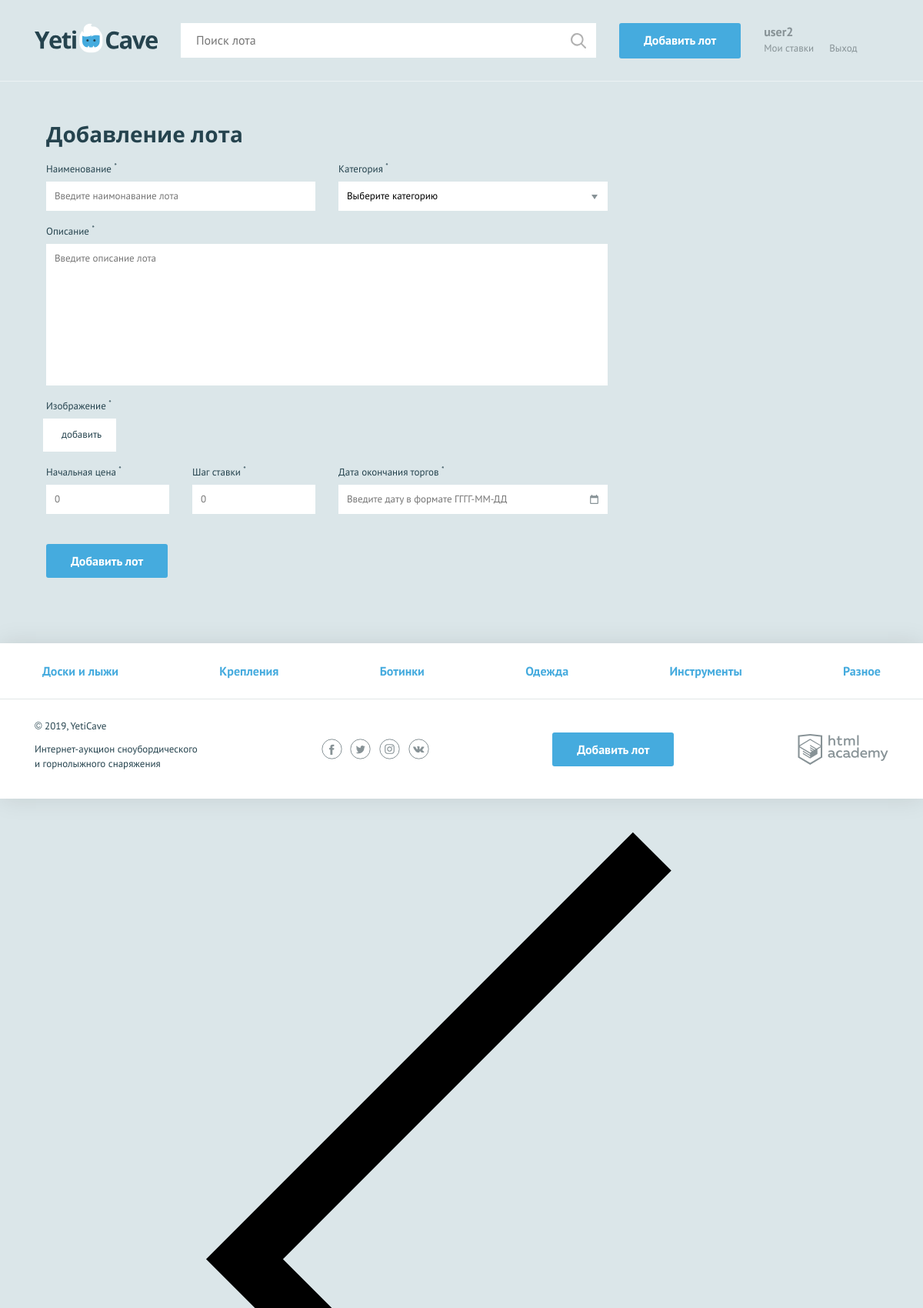
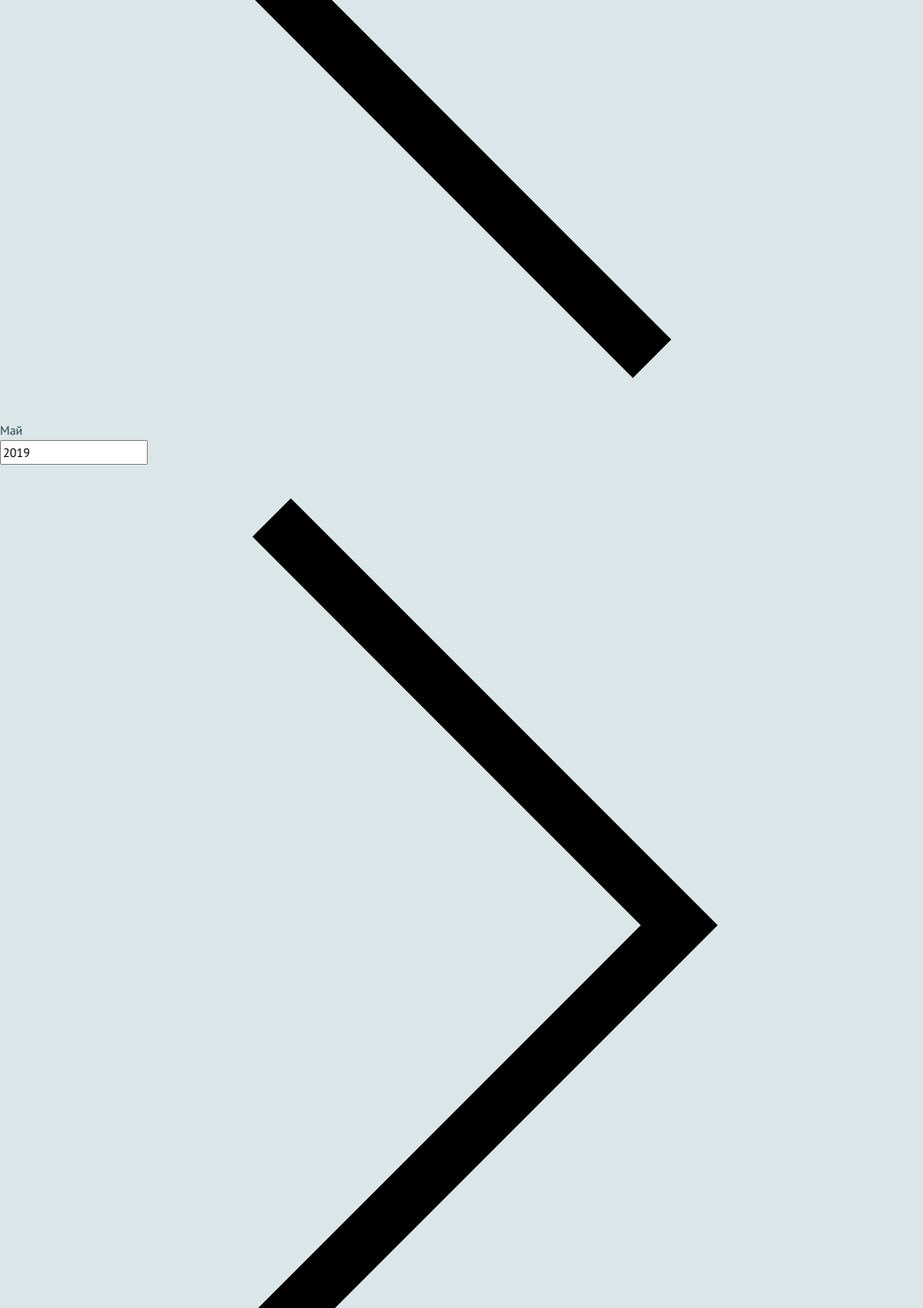
/add_lot.php (signed in, upper part), run on the app's committed database (2 pictures, top to bottom).
### tables this page shows
CREATE TABLE categories (
id INT AUTO_INCREMENT PRIMARY KEY,
name char(128),
symbol_code char(128)
);

### helpers.php (called while the page is built, shortened)
<?php
function include_template($name, array $data = []) {
    $name = 'templates/' . $name;
    extract($data);
    require $name;
    $result = ob_get_clean();
    return $result;
}

### templates/add_lot.php (the view, shortened to what this page needs)
  <?php $class_form = (count($errors) > 0) ? "form--invalid" : ""; ?>
  <form class="form form--add-lot container <?=$class_form?>"  action="add_lot.php" method="post" enctype="multipart/form-data">
    <h2>Добавление лота</h2>
    <div class="form__container-two">
      <?php $classname =isset($errors['lot-name']) ? "form__item--invalid" : "";
      $value_input = (isset($lot['lot-name']))? $lot['lot-name'] : "Введите наимонавание лота ";
?>
      <div class="form__item <?=$classname ?>" >
        <label for="lot-name">Наименование <sup>*</sup></label>
        <input id="lot-name" type="text" name="lot-name" placeholder="<?=$value_input?>">
      </div>
<?php $classname =isset($errors['category']) ? "form__item--invalid" : "";
      $value_input = (isset($lot['category']))? $lot['category'] : "Выберите категорию ";
?>
      <div class="form__item  <?=$classname ?> " >
        <label for="category">Категория <sup>*</sup></label>
        <select id="category" name="category">
          <option><?=$value_input?></option>
        </select>
      </div>
    </div>
 <?php $classname =isset($errors['message']) ? "form__item--invalid" : "";
      $value_input = (isset($lot['message']))? $lot['message'] : "Введите описание лота ";
?>
    <div class="form__item form__item--wide <?=$classname ?>  ">
      <label for="message">Описание <sup>*</sup></label>
      <textarea id="message" name="message" placeholder="<?=$value_input?>"></textarea>
    </div>
 <?php $classname =isset($errors['image']) ? "form__item--invalid" : "";
     $value_span = (isset($errors['image']))? $errors['image'] . "загрузите снова" : "добавить";
  ?>
    <div class="form__item form__item--file  <?=$classname ?> ">
      <label>Изображение <sup>*</sup></label>
      <div class="form__input-file <?=$classname ?> ">
        <label for="lot-img">
         <?=$value_span?>
        </label>
      </div>
    </div>
 <?php $classname = (isset($errors['lot-rate'])) ? "form__item--invalid" : "";
      $value_input = (isset($lot['lot-rate']))? $lot['lot-rate'] : "0";
?>
    <div class="form__container-three <?=$classname ?>">
      <div class="form__item form__item--small">
        <label for="lot-rate">Начальная цена <sup>*</sup></label>
        <input id="lot-rate" type="text" name="lot-rate" placeholder="<?=$value_input?>">
      </div>
<?php $classname = (isset($errors['lot-step'])) ? "form__item--invalid" : "";
      $value_input = (isset($lot['lot-step']))? $lot['lot-step'] : "0 ";
?>
      <div class="form__item form__item--small <?=$classname ?>">
        <label for="lot-step">Шаг ставки <sup>*</sup></label>
        <input id="lot-step" type="text" name="lot-step" placeholder="<?=$value_input?>">
      </div>
<?php $classname = (isset($errors['lot-date'])) ? "form__item--invalid" : "";
?>
      <div class="form__item <?=$classname ?> ">
        <label for="lot-date">Дата окончания торгов <sup>*</sup></label>
        <input class="form__input-date"   id="lot-date" type="text" name="lot-date" placeholder="Введите дату в формате ГГГГ-ММ-ДД">
      </div>
    </div>
    <button type="submit" class="button">Добавить лот</button>
  </form>

### templates/layout.php (shortened to what this page needs)
<!DOCTYPE html>
<html lang="ru">
<head>
    <link href="../css/normalize.min.css" rel="stylesheet">
    <link href="../css/style.css" rel="stylesheet">
</head>
<body>
<div class="page-wrapper">
<header class="main-header">
    <div class="main-header__container container">
        <a class="main-header__logo" href="index.php">
            <img src="../img/logo.svg" width="160" height="39" alt="Логотип компании YetiCave">
        </a>
        <form class="main-header__search" method="get" action="https://echo.htmlacademy.ru" autocomplete="off">
            <input type="search" name="search" placeholder="Поиск лота">
            <input class="main-header__search-btn" type="submit" name="find" value="Найти">
        </form>
        <a class="main-header__add-lot button" href=" add_lot.php">Добавить лот</a>
        <nav class="user-menu"><?php
		    if ( isset($_SESSION['username'] )): ?>
		  <div class="user-menu__logged">
		     <p><?= $_SESSION['username'] ?></p>
		     <a class="user-menu__bets" href="my_bets.php">Мои ставки</a>
		     <a class="user-menu__logout" href="logout.php">Выход</a>
		   </div><?php endif;?>
        </nav>
    </div>
</header>
<main class="container"> <?=$content ?></main>
</div>
<footer class="main-footer">
    <nav class="nav">
        <ul class="nav__list container"><?php foreach ($categories as $val): ?>
            <li class="nav__item">
            <a href="pages/all-lots.html"><?=htmlspecialchars($val['name'])?></a>
            </li><?php endforeach; ?>
        </ul>
    </nav>
    <div class="main-footer__bottom container">
        <div class="main-footer__copyright">
            <p>© 2019, YetiCave</p>
            <p>Интернет-аукцион сноубордического и горнолыжного снаряжения</p>
        </div>
        <div class="main-footer__social social">
            <a class="social__link social__link--facebook" href="#">
            </a>
            <a class="social__link social__link--twitter" href="#">
            </a>
            <a class="social__link social__link--instagram" href="#">
            </a>
            <a class="social__link social__link--vkontakte" href="#">
            </a>
        </div>
        <a class="main-footer__add-lot button" href="add-lot.html">Добавить лот</a>
        <div class="main-footer__developed-by">
            <a class="logo-academy" href="https://htmlacademy.ru/intensive/php">
            </a>
        </div>
    </div>
</footer>
</body>
</html>

### data on the page
categories: name "Доски и лыжи"
categories: name "Крепления"
categories: name "Ботинки"
categories: name "Одежда"
categories: name "Инструменты"
categories: name "Разное"

### other printed values
$_SESSION['username'] "user2"
$value_span "добавить"
form field category "Выберите категорию"
